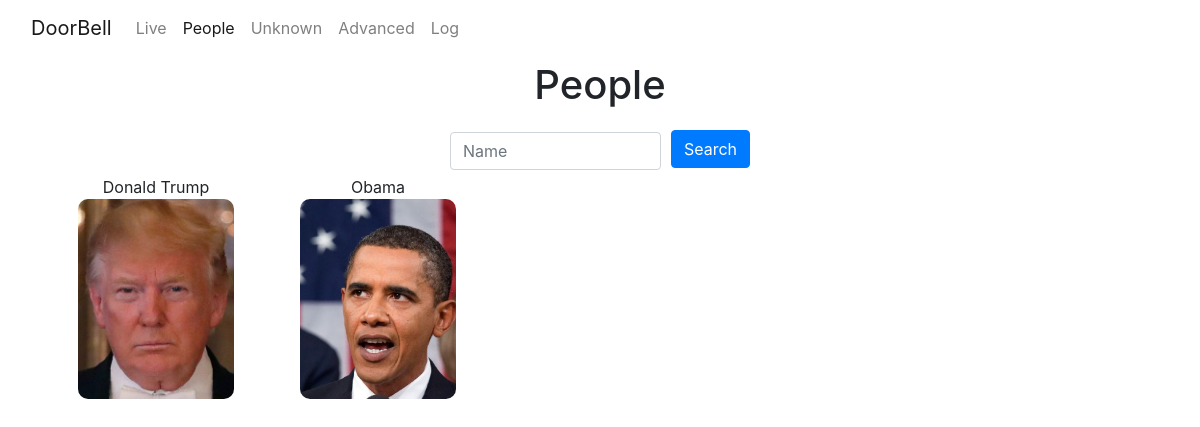
Screenshot of /people with the database file from the repository.
### tables this page shows
CREATE TABLE "people" (
	"id"	INTEGER NOT NULL,
	"name"	TEXT,
	"trusted"	boolean,
	"announce"	TEXT,
	PRIMARY KEY("id")
);

### app.py (the view)
@app.route("/people", methods=["GET", "POST"])
def people_page():
    input1 = request.form.get("name")
    if not input1:
        input1 = ""
    name = '%' + input1 + '%'
    people = db.execute("SELECT name, people.id, image_loc FROM people LEFT JOIN faces ON people.id=person_id WHERE name LIKE ? GROUP BY people.id ORDER BY name ASC", name)
    return render_template("/people.html", people=people)

### app.py (called while the page is built)
@app.after_request
def after_request(response):
    response.headers["Cache-Control"] = "no-cache, no-store, must-revalidate"
    response.headers["Expires"] = 0
    response.headers["Pragma"] = "no-cache"
    return response

### templates/people.html (shortened to what this page needs)
<!DOCTYPE html>
<html>
<head>
    <link rel="stylesheet" href="{{ url_for('static', filename='assets/bootstrap/css/bootstrap.min.css') }}">
    <link rel="stylesheet" href="{{ url_for('static', filename='assets/css/styles.min.css') }}">
</head>
<body>
    <nav class="navbar navbar-light navbar-expand-md">
        <div class="container-fluid"><a class="navbar-brand" href="/">DoorBell</a>
            <div class="collapse navbar-collapse"
                id="navcol-1">
                <ul class="nav navbar-nav">
                    <li class="nav-item" role="presentation"><a class="nav-link" href="/">Live</a></li>
                    <li class="nav-item" role="presentation"><a class="nav-link active" href="/people">People</a></li>
                    <li class="nav-item" role="presentation"><a class="nav-link" href="/people/search/unknown">Unknown</a></li>
                    <li class="nav-item" role="presentation"><a class="nav-link" href="/settings">Advanced</a></li>
                    <li class="nav-item" role="presentation"><a class="nav-link" href="/log">Log</a></li>
                </ul>
            </div>
        </div>
    </nav>
    <div class="container">
        <div class="row">
            <div class="col">
                <h1>People</h1>
            </div>
        </div>
        <div class="row">
            <div class="col d-sm-flex justify-content-sm-center">
                <form style="max-width: 300px;" action="/people"  method="post">
                    <div class="form-row">
                        <div class="col align-self-center"><input class="form-control" type="text" name="name" placeholder="Name"></div>
                        <div class="col-auto align-self-center"><button class="btn btn-primary" type="submit">Search</button></div>
                    </div>
                </form>
            </div>
        </div>
        <div class="row row-cols-2 row-cols-sm-4 row-cols-md-5 row-cols-lg-5 row-cols-xl-5">
            {% for row in people %}
            <div class="col" onclick="window.location='/person/{{ row['id'] }}'">
                <p>{{ row['name'] }}</p><img class="mugicon" src="{{ row['image_loc'] }}"></div>
            {% endfor %}
        </div>
    </div>
</body>
</html>

### rows the page displays
people: name "Donald Trump", shows a picture
people: name "Obama", shows a picture
